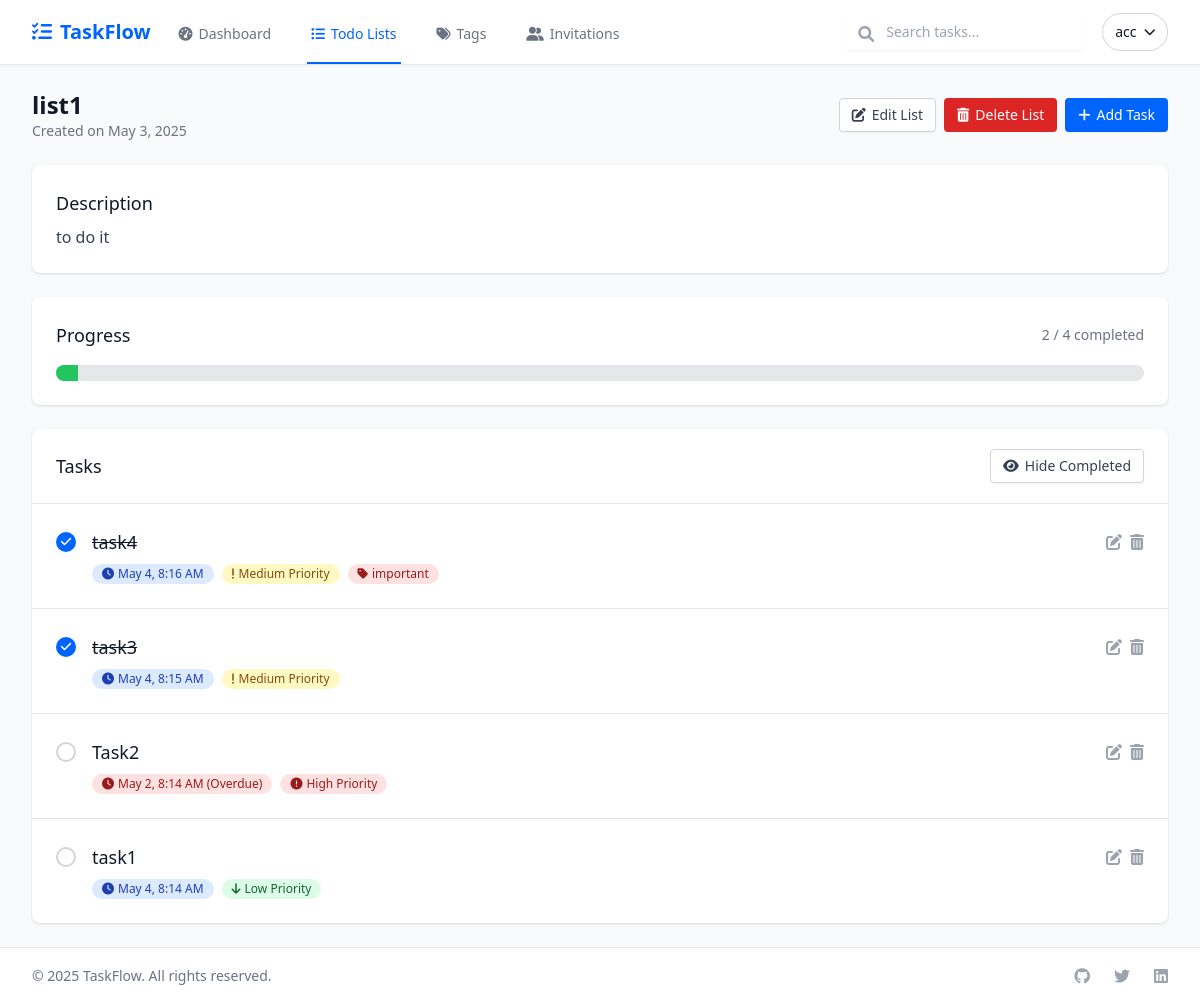
Page /tasks/lists/3/ (signed in) on the committed database.
### tasks/models.py (models this page shows, shortened)
class ToDoList(models.Model):
    title = models.CharField(max_length=100)
    description = models.TextField(blank=True)
    created_at = models.DateTimeField(auto_now_add=True)
    user = models.ForeignKey(User, on_delete=models.CASCADE, related_name='todo_lists')
    is_shared = models.BooleanField(default=False)
    shared_with = models.ManyToManyField(User, related_name='shared_lists', blank=True)
    share_code = models.CharField(max_length=20, blank=True, null=True, unique=True)
    def get_completed_tasks_count(self):
        return self.tasks.filter(is_completed=True).count()

class Task(models.Model):
    PRIORITY_CHOICES = [
        ('low', 'Low'),
        ('medium', 'Medium'),
        ('high', 'High'),
    ]
    STATUS_CHOICES = [
        ('todo', 'To Do'),
        ('in_progress', 'In Progress'),
        ('done', 'Done'),
    ]
    id = models.UUIDField(primary_key=True, default=uuid.uuid4, editable=False)
    title = models.CharField(max_length=200)
    description = models.TextField(blank=True)
    created_at = models.DateTimeField(auto_now_add=True)
    due_date = models.DateTimeField(null=True, blank=True)
    is_completed = models.BooleanField(default=False)
    completed_at = models.DateTimeField(null=True, blank=True)
    priority = models.CharField(max_length=10, choices=PRIORITY_CHOICES, default='medium')
    todo_list = models.ForeignKey(ToDoList, on_delete=models.CASCADE, related_name='tasks')
    tags = models.ManyToManyField(Tag, blank=True, related_name='tasks')
    status = models.CharField(max_length=15, choices=STATUS_CHOICES, default='todo')
    position = models.PositiveIntegerField(default=0)
    class Meta:
        ordering = ['position']
    def is_overdue(self):
        if self.due_date and not self.is_completed:
            return timezone.now() > self.due_date
        return False

class Tag(models.Model):
    name = models.CharField(max_length=50)
    color = models.CharField(max_length=20, default='blue')
    user = models.ForeignKey(User, on_delete=models.CASCADE, related_name='tags')

### tasks/views.py (the view)
# urls.py: path('lists/<int:pk>/', views.todo_list_detail, name='todo_list_detail'),
@login_required
def todo_list_detail(request, pk):
    todo_list = get_object_or_404(ToDoList, pk=pk, user=request.user)
    tasks = todo_list.tasks.all().order_by('-created_at')
    return render(request, 'tasks/todo_list/detail.html', {'todo_list': todo_list, 'tasks': tasks})

### tasks/templates/tasks/todo_list/detail.html (shortened to what this page needs)
{% extends 'base.html' %}
{% block content %}
<div class="max-w-7xl mx-auto px-4 sm:px-6 lg:px-8">
    <div class="flex flex-col md:flex-row md:items-center md:justify-between mb-6">
        <div>
            <h1 class="text-2xl font-bold text-gray-900">{{ todo_list.title }}</h1>
            <p class="text-sm text-gray-500">Created on {{ todo_list.created_at|date:"F j, Y" }}</p>
        </div>
        <div class="mt-4 md:mt-0 flex flex-wrap gap-2">
            <a href="{% url 'tasks:edit_todo_list' pk=todo_list.pk %}" class="inline-flex items-center px-3 py-1.5 border border-gray-300 shadow-sm text-sm font-medium rounded text-gray-700 bg-white hover:bg-gray-50">
                <i class="fas fa-edit mr-1.5"></i> Edit List
            </a>
            <a href="{% url 'tasks:delete_todo_list' pk=todo_list.pk %}" class="inline-flex items-center px-3 py-1.5 border border-transparent text-sm font-medium rounded text-white bg-red-600 hover:bg-red-700">
                <i class="fas fa-trash-alt mr-1.5"></i> Delete List
            </a>
            <a href="{% url 'tasks:create_task' list_pk=todo_list.pk %}" class="inline-flex items-center px-3 py-1.5 border border-transparent text-sm font-medium rounded shadow-sm text-white bg-primary-600 hover:bg-primary-700">
                <i class="fas fa-plus mr-1.5"></i> Add Task
            </a>
        </div>
    </div>
    {% if todo_list.description %}
        <div class="bg-white shadow rounded-lg p-6 mb-6">
            <h2 class="text-lg font-medium text-gray-900 mb-2">Description</h2>
            <p class="text-gray-700">{{ todo_list.description }}</p>
        </div>
    {% endif %}
    <div class="bg-white shadow rounded-lg p-6 mb-6">
        <div class="flex items-center justify-between mb-4">
            <h2 class="text-lg font-medium text-gray-900">Progress</h2>
            <div class="text-sm text-gray-500">
                <span class="font-medium">{{ todo_list.get_completed_tasks_count }}</span> / {{ tasks.count }} completed
            </div>
        </div>
        <div class="w-full h-4 bg-gray-200 rounded-full overflow-hidden">
            {% with completed=todo_list.get_completed_tasks_count total=tasks.count %}
                {% if total > 0 %}
                    <div class="h-full bg-green-500" style="width: {{ completed|floatformat:0 }}%;"></div>
                {% endif %}
            {% endwith %}
        </div>
    </div>
    <div class="bg-white shadow rounded-lg overflow-hidden">
        <div class="flex items-center justify-between px-6 py-5 border-b border-gray-200">
            <h2 class="text-lg font-medium text-gray-900">Tasks</h2>
            <div class="flex items-center space-x-2">
                <button type="button" id="toggle-completed" class="inline-flex items-center px-3 py-1.5 border border-gray-300 shadow-sm text-sm font-medium rounded text-gray-700 bg-white hover:bg-gray-50">
                    <i class="fas fa-eye mr-1.5"></i> <span id="toggle-text">Hide Completed</span>
                </button>
            </div>
        </div>
        <div id="task-list" class="divide-y divide-gray-200">
            {% for task in tasks %}
                <div class="p-6 {% if task.is_completed %}completed-task{% endif %}">
                    <div class="flex items-start">
                        <div class="mr-4 mt-1">
                            <form action="{% url 'tasks:toggle_task_complete' pk=task.pk %}" method="post" class="inline">
                                <button type="submit" class="w-5 h-5 border-2 rounded-full flex items-center justify-center {% if task.is_completed %}bg-primary-600 border-primary-600{% else %}border-gray-300 hover:border-primary-500{% endif %}">
                                    {% if task.is_completed %}
                                        <i class="fas fa-check text-white text-xs"></i>
                                    {% endif %}
                                </button>
                            </form>
                        </div>
                        <div class="flex-1 min-w-0">
                            <div class="flex items-center justify-between">
                                <a href="{% url 'tasks:task_detail' pk=task.pk %}" class="text-lg font-medium text-gray-900 hover:text-primary-600 {% if task.is_completed %}line-through text-gray-500{% endif %}">
                                    {{ task.title }}
                                </a>
                                <div class="ml-4 flex-shrink-0 flex">
                                    <a href="{% url 'tasks:edit_task' pk=task.pk %}" class="mr-2 text-gray-400 hover:text-gray-500">
                                        <i class="fas fa-edit"></i>
                                    </a>
                                    <a href="{% url 'tasks:delete_task' pk=task.pk %}" class="text-gray-400 hover:text-red-500">
                                        <i class="fas fa-trash-alt"></i>
                                    </a>
                                </div>
                            </div>
                            <div class="mt-2 flex items-center flex-wrap gap-2">
                                {% if task.due_date %}
                                    <div class="inline-flex items-center px-2.5 py-0.5 rounded-full text-xs font-medium {% if task.is_overdue %}bg-red-100 text-red-800{% else %}bg-blue-100 text-blue-800{% endif %}">
                                        <i class="fas fa-clock mr-1"></i>
                                        {{ task.due_date|date:"M j, g:i A" }}
                                        {% if task.is_overdue %} (Overdue){% endif %}
                                    </div>
                                {% endif %}
                                {% if task.priority == 'high' %}
                                    <div class="inline-flex items-center px-2.5 py-0.5 rounded-full text-xs font-medium bg-red-100 text-red-800">
                                        <i class="fas fa-exclamation-circle mr-1"></i> High Priority
                                    </div>
                                {% elif task.priority == 'medium' %}
                                    <div class="inline-flex items-center px-2.5 py-0.5 rounded-full text-xs font-medium bg-yellow-100 text-yellow-800">
                                        <i class="fas fa-exclamation mr-1"></i> Medium Priority
                                    </div>
                                {% elif task.priority == 'low' %}
                                    <div class="inline-flex items-center px-2.5 py-0.5 rounded-full text-xs font-medium bg-green-100 text-green-800">
                                        <i class="fas fa-arrow-down mr-1"></i> Low Priority
                                    </div>
                                {% endif %}
                                {% for tag in task.tags.all %}
                                    <a href="{% url 'tasks:filter_by_tag' tag_pk=tag.pk %}" class="inline-flex items-center px-2.5 py-0.5 rounded-full text-xs font-medium{% if tag.color == 'blue' %} bg-blue-100 text-blue-800{% elif tag.color == 'red' %} bg-red-100 text-red-800{% elif tag.color == 'green' %} bg-green-100 text-green-800{% elif tag.color == 'yellow' %} bg-yellow-100 text-yellow-800{% elif tag.color == 'purple' %} bg-purple-100 text-purple-800{% elif tag.color == 'pink' %} bg-pink-100 text-pink-800{% elif tag.color == 'orange' %} bg-orange-100 text-orange-800{% else %} bg-gray-100 text-gray-800{% endif %}">
                                        <i class="fas fa-tag mr-1"></i> {{ tag.name }}
                                    </a>
                                {% endfor %}
                            </div>
                        </div>
                    </div>
                </div>
            {% endfor %}
        </div>
    </div>
</div>
{% endblock %}

### templates/base.html (shortened to what this page needs)
<!DOCTYPE html>
<html lang="en">
<head>
    <script src="https://cdn.tailwindcss.com"></script>
    <link rel="stylesheet" href="https://cdnjs.cloudflare.com/ajax/libs/font-awesome/6.0.0/css/all.min.css">
    <link rel="stylesheet" href="https://cdnjs.cloudflare.com/ajax/libs/animate.css/4.1.1/animate.min.css">
</head>
<body class="min-h-screen bg-gray-50 text-gray-900">
    <div class="flex flex-col min-h-screen">
        {% if user.is_authenticated %}
        <header class="bg-white border-b border-gray-200 shadow-sm sticky top-0 z-10">
            <div class="max-w-7xl mx-auto px-4 sm:px-6 lg:px-8">
                <div class="flex justify-between h-16">
                    <div class="flex">
                        <div class="flex-shrink-0 flex items-center">
                            <a href="{% url 'tasks:dashboard' %}"
                                class="text-primary-600 font-bold text-xl flex items-center">
                                <i class="fas fa-tasks mr-2 animate-bounce-slow"></i>TaskFlow
                            </a>
                        </div>
                        <nav class="hidden sm:ml-6 sm:flex sm:space-x-8">
                            <a href="{% url 'tasks:dashboard' %}"
                                class="nav-link {% if request.resolver_match.url_name == 'dashboard' %}active text-primary-600{% else %}text-gray-500 hover:text-gray-700{% endif %} inline-flex items-center px-1 pt-1 text-sm font-medium">
                                <i class="fas fa-tachometer-alt mr-1.5"></i> Dashboard
                            </a>
                            <a href="{% url 'tasks:list_todo_lists' %}"
                                class="nav-link {% if 'todo_list' in request.resolver_match.url_name %}active text-primary-600{% else %}text-gray-500 hover:text-gray-700{% endif %} inline-flex items-center px-1 pt-1 text-sm font-medium">
                                <i class="fas fa-list-ul mr-1.5"></i> Todo Lists
                            </a>
                            <a href="{% url 'tasks:list_tags' %}"
                                class="nav-link {% if 'tag' in request.resolver_match.url_name %}active text-primary-600{% else %}text-gray-500 hover:text-gray-700{% endif %} inline-flex items-center px-1 pt-1 text-sm font-medium">
                                <i class="fas fa-tags mr-1.5"></i> Tags
                            </a>
                            <a href="{% url 'tasks:invitations' %}"
                                class="nav-link {% if 'invitation' in request.resolver_match.url_name %}active text-primary-600{% else %}text-gray-500 hover:text-gray-700{% endif %} inline-flex items-center px-1 pt-1 text-sm font-medium">
                                <i class="fas fa-user-friends mr-1.5"></i> Invitations
                            </a>
                        </nav>
                    </div>
                    <div class="hidden sm:ml-6 sm:flex sm:items-center">
                        <div class="ml-3 relative">
                            <div class="flex items-center">
                                <form action="{% url 'tasks:search_tasks' %}" method="get" class="mr-4">
                                    <div class="relative">
                                        <input type="text" name="q" placeholder="Search tasks..."
                                            class="rounded-md border-gray-300 shadow-sm focus:border-primary-500 focus:ring focus:ring-primary-200 focus:ring-opacity-50 pl-10 py-2 text-sm w-60 transition-all duration-300 hover:shadow">
                                        <i class="fas fa-search absolute left-3 top-3 text-gray-400"></i>
                                    </div>
                                </form>
                                <div class="relative">
                                    <button type="button" id="user-menu-button"
                                        class="bg-white rounded-full flex text-sm focus:outline-none focus:ring-2 focus:ring-offset-2 focus:ring-primary-500 items-center gap-2 py-2 px-3 border border-gray-300 hover:bg-gray-50 transition-colors duration-200">
                                        <span>{{ user.username }}</span>
                                        <i class="fas fa-chevron-down text-xs"></i>
                                    </button>
                                </div>
                            </div>
                        </div>
                    </div>
                </div>
            </div>
        </header>
        {% endif %}
        <main class="flex-grow">
            <div class="py-6">
                {% block content %}{% endblock %}
            </div>
        </main>
        <footer class="bg-white border-t border-gray-200 py-4">
            <div class="max-w-7xl mx-auto px-4 sm:px-6 lg:px-8">
                <div class="flex flex-col md:flex-row md:justify-between md:items-center">
                    <p class="text-center md:text-left text-sm text-gray-500">
                        &copy; {% now "Y" %} TaskFlow. All rights reserved.
                    </p>
                    <div class="flex justify-center md:justify-end space-x-6 mt-4 md:mt-0">
                        <a href="#" class="text-gray-400 hover:text-gray-500 transition-colors duration-200">
                            <i class="fab fa-github"></i>
                        </a>
                        <a href="#" class="text-gray-400 hover:text-gray-500 transition-colors duration-200">
                            <i class="fab fa-twitter"></i>
                        </a>
                        <a href="#" class="text-gray-400 hover:text-gray-500 transition-colors duration-200">
                            <i class="fab fa-linkedin"></i>
                        </a>
                    </div>
                </div>
            </div>
        </footer>
    </div>
</body>
</html>

### templates/base.html (style rules this page uses)
.nav-link { position: relative; }
.nav-link::after { content: ''; position: absolute; width: 0; height: 2px; bottom: 0; left: 0; background-color: currentColor; transition: width 0.3s ease; }
.nav-link:hover::after, .nav-link.active::after { width: 100%; }

### rows in the picture
ToDoList: title "list1", created_at "May 3, 2025", description "to do it", get_completed_tasks_count "2"
Task: is_completed True (drawn), title "task4", due_date "May 4, 8:16 AM", priority "medium" (drawn)
Tag: name "important"
Task: is_completed True (drawn), title "task3", due_date "May 4, 8:15 AM", priority "medium" (drawn)
Task: is_completed False (drawn), title "Task2", due_date "May 2, 8:14 AM", priority "high" (drawn)
Task: is_completed False (drawn), title "task1", due_date "May 4, 8:14 AM", priority "low" (drawn)

### other values in the picture
{{ user.username }} "acc"
{{ tasks.count }} "4"
